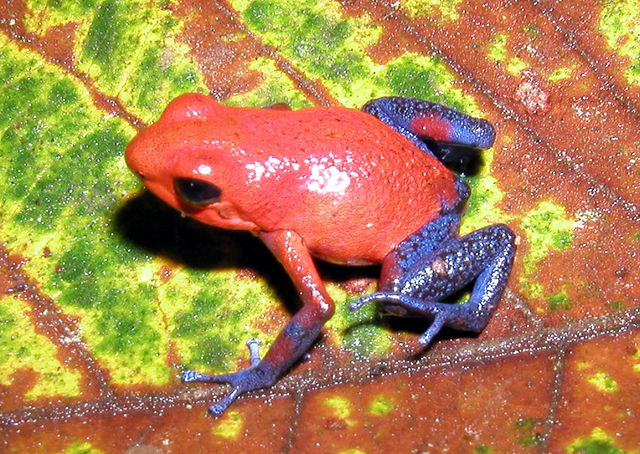
#> input picture DIP_CV/color_channels/frog.jpg, 640 x 454 px
$ python color_channels.py
#> lines starting #> are read from the running program, lines starting #| are printed output that depends on the picture
from matplotlib import pyplot as plt


fig, ax = plt.subplots(2,2)

im = plt.imread('frog.jpg')
#> im is the input picture: shape (454, 640, 3); mean R, G, B 174.7, 130.2, 79.8
print(im.shape)
#| (454, 640, 3)
im_red   = im[:,:,0]
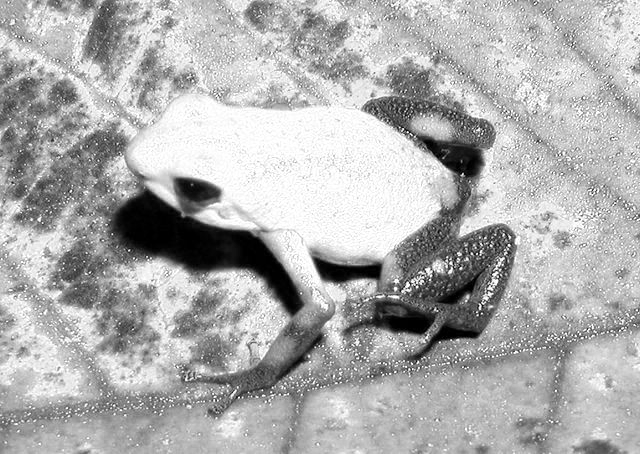
#> im_red: shape (454, 640); min 0, max 255, mean 174.7
im_green = im[:,:,1]
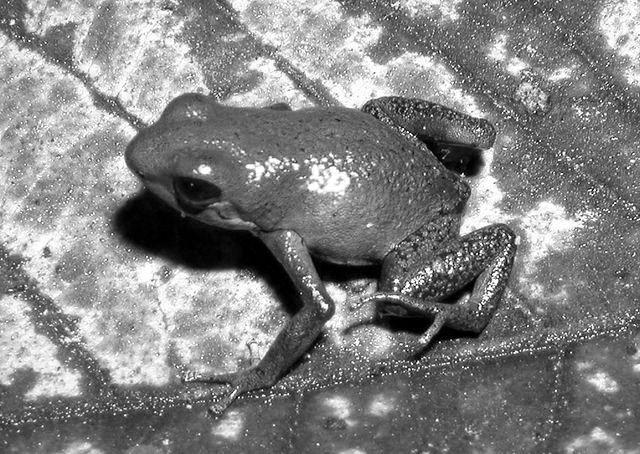
#> im_green: shape (454, 640); min 0, max 255, mean 130.2
im_blue  = im[:,:,2]
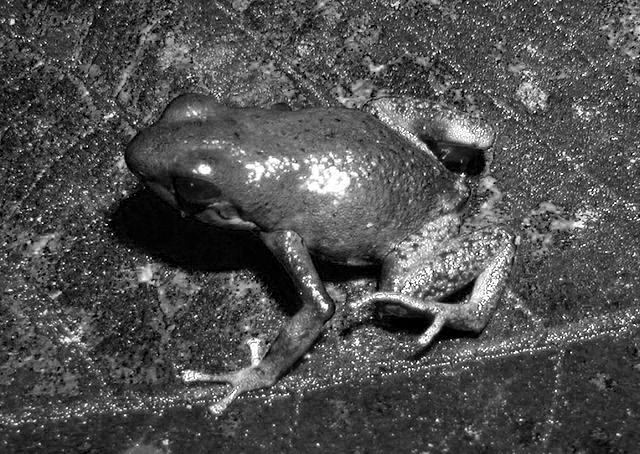
#> im_blue: shape (454, 640); min 0, max 255, mean 79.8
print(im_red.shape)
#| (454, 640)

ax[0,0].imshow(im)
ax[0,0].axis('off')
ax[0,0].set_title('RGB')

ax[0,1].imshow(im_red, cmap = 'gray')
ax[0,1].axis('off')
ax[0,1].set_title('Red Channel')

ax[1,0].imshow(im_green, cmap = 'gray')
ax[1,0].axis('off')
ax[1,0].set_title('Green Channel')

ax[1,1].imshow(im_blue, cmap = 'gray')
ax[1,1].axis('off')
ax[1,1].set_title('Blue Channel')

plt.show()
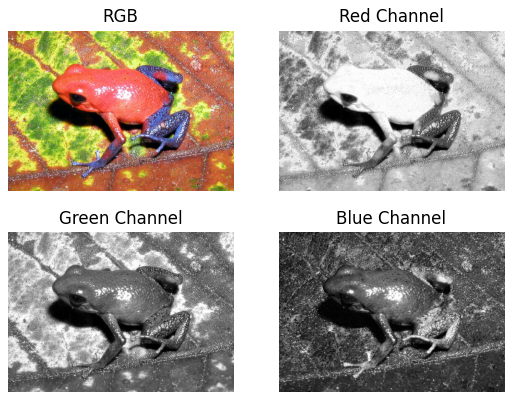
#> figure drawn by matplotlib, 4 panels
